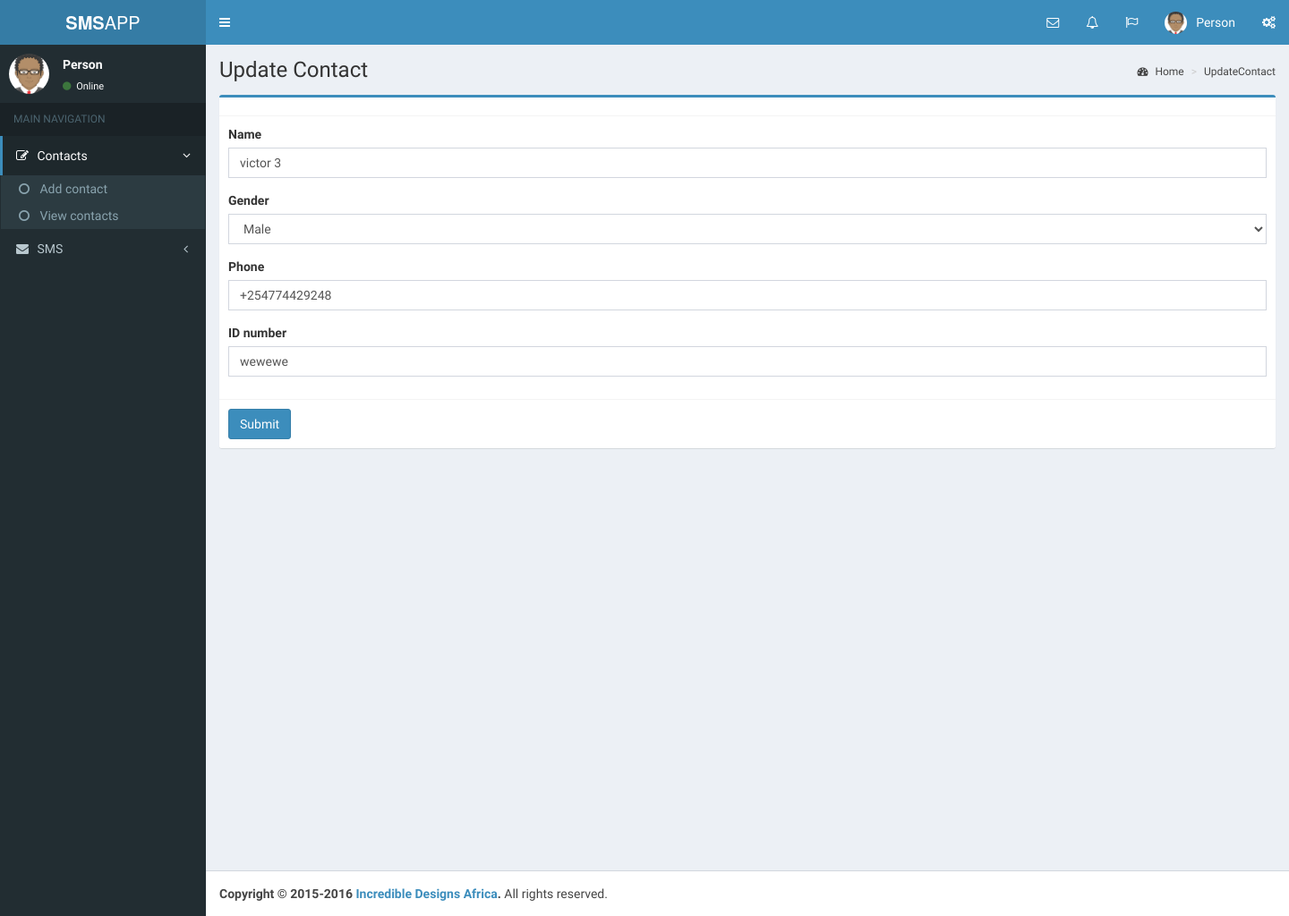
Screenshot of /updateContact.php?u=3 with the database file from the repository.
### tables this page shows
CREATE TABLE `personal` (
  `id_personal` int(11) NOT NULL,
  `name` varchar(45) NOT NULL,
  `gender` varchar(20) NOT NULL,
  `telp` varchar(25) NOT NULL,
  `idnumber` text NOT NULL,
  `label` varchar(255) NOT NULL
);

### updateContact.php (the view, shortened to what this page needs)
<!DOCTYPE html>
<?php
include "includes/_config.php";
?>
<html>
  <head>
  <?php include "includes/_csslinks.php"; ?>
  </head>
  <body class="hold-transition skin-blue sidebar-mini">
    <div class="wrapper">
      <?php include "includes/_header.php"; ?>
      <?php include "includes/_leftsidebar.php" ?>
      <div class="content-wrapper">
        <section class="content-header">
          <h1>
            Update Contact
          </h1>
          <?php include "includes/_breadcrums.php"; ?>
        </section>
        <section class="content">
          <div class="row">
            <div class="col-md-12">
              <div class="box box-primary">
                <div class="box-header with-border">
                </div>
                <?php
                  if(isset($_GET['u'])):
                   $res = $mysqli->query("SELECT * FROM personal WHERE id_personal=".$_GET['u']);
                   $row = $res->fetch_assoc();
                 ?>
                <form role="form" action="" method="post">
                  <div class="box-body">
                    <div class="form-group">
                      <label for="exampleInputEmail1">Name</label>
                      <input type="text" class="form-control" id=""  name="nm" value="<?php echo $row['name'] ?>">
                    </div>
                    <div class="form-group">
                      <label>Gender</label>
                      <select class="form-control" name="gd">
                        <option><?php echo $row['gender'] ?></option>
                      </select>
                    </div>
                    <div class="form-group">
                      <label for="">Phone</label>
                      <input type="tel" class="form-control" id=""  name="tl" value="<?php echo $row['telp'] ?>">
                    </div>
                    <div class="form-group">
                      <label for="">ID number</label>
                      <input type="text" class="form-control" id=""  name="idnumber" value="<?php echo $row['idnumber'] ?>">
                    </div>
                  </div>
                  <div class="box-footer">
                    <button type="submit" class="btn btn-primary" name="bts">Submit</button>
                  </div>
                </form>
              <?php
                endif;
              ?>
              </div>
            </div>
          </div>
        </section>
      </div>
      <?php include "includes/_footercopyright.php"; ?>
    </div>
  </body>
</html>

### rows the page displays
personal: nm "victor 3", gd "Male", tl "+254774429248", idnumber "wewewe"

### other values shown
$filename "UpdateContact"
